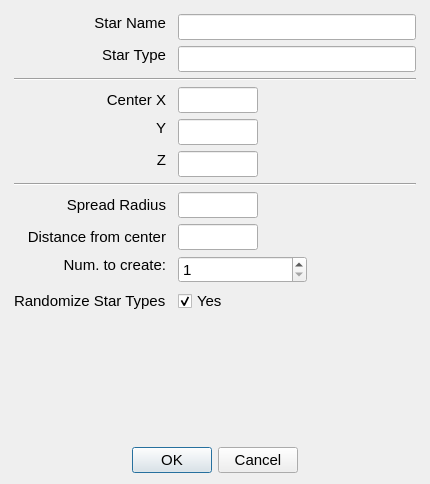
<?xml version="1.0" encoding="UTF-8"?>
<ui version="4.0">
 <class>CreateNewStarDlg</class>
 <widget class="QWidget" name="CreateNewStarDlg">
  <property name="geometry">
   <rect>
    <x>0</x>
    <y>0</y>
    <width>430</width>
    <height>484</height>
   </rect>
  </property>
  <property name="windowTitle">
   <string>Create New Star</string>
  </property>
  <layout class="QVBoxLayout" name="verticalLayout">
   <item>
    <layout class="QGridLayout" name="gridLayout">
     <property name="leftMargin">
      <number>3</number>
     </property>
     <property name="topMargin">
      <number>3</number>
     </property>
     <property name="rightMargin">
      <number>3</number>
     </property>
     <property name="bottomMargin">
      <number>3</number>
     </property>
     <item row="0" column="0">
      <widget class="QLabel" name="label">
       <property name="font">
        <font>
         <pointsize>11</pointsize>
        </font>
       </property>
       <property name="text">
        <string>Star Name</string>
       </property>
       <property name="alignment">
        <set>Qt::AlignRight|Qt::AlignTop|Qt::AlignTrailing</set>
       </property>
       <property name="margin">
        <number>3</number>
       </property>
      </widget>
     </item>
     <item row="1" column="0">
      <widget class="QLabel" name="label_2">
       <property name="font">
        <font>
         <pointsize>11</pointsize>
        </font>
       </property>
       <property name="text">
        <string>Star Type</string>
       </property>
       <property name="alignment">
        <set>Qt::AlignRight|Qt::AlignTop|Qt::AlignTrailing</set>
       </property>
       <property name="margin">
        <number>3</number>
       </property>
      </widget>
     </item>
     <item row="10" column="0">
      <widget class="QLabel" name="label_9">
       <property name="font">
        <font>
         <pointsize>11</pointsize>
        </font>
       </property>
       <property name="text">
        <string>Num. to create:</string>
       </property>
       <property name="alignment">
        <set>Qt::AlignRight|Qt::AlignTop|Qt::AlignTrailing</set>
       </property>
       <property name="margin">
        <number>3</number>
       </property>
      </widget>
     </item>
     <item row="10" column="2">
      <widget class="QSpinBox" name="spinBox">
       <property name="minimumSize">
        <size>
         <width>129</width>
         <height>0</height>
        </size>
       </property>
       <property name="maximumSize">
        <size>
         <width>129</width>
         <height>16777215</height>
        </size>
       </property>
       <property name="font">
        <font>
         <pointsize>11</pointsize>
        </font>
       </property>
       <property name="minimum">
        <number>1</number>
       </property>
       <property name="maximum">
        <number>10000</number>
       </property>
      </widget>
     </item>
     <item row="11" column="0">
      <widget class="QLabel" name="label_10">
       <property name="font">
        <font>
         <pointsize>11</pointsize>
        </font>
       </property>
       <property name="text">
        <string>Randomize Star Types</string>
       </property>
       <property name="margin">
        <number>3</number>
       </property>
      </widget>
     </item>
     <item row="11" column="2">
      <widget class="QCheckBox" name="chkTypes">
       <property name="font">
        <font>
         <pointsize>11</pointsize>
        </font>
       </property>
       <property name="text">
        <string>Yes</string>
       </property>
       <property name="checked">
        <bool>true</bool>
       </property>
      </widget>
     </item>
     <item row="3" column="2">
      <widget class="QLineEdit" name="txtX">
       <property name="maximumSize">
        <size>
         <width>80</width>
         <height>16777215</height>
        </size>
       </property>
       <property name="font">
        <font>
         <pointsize>11</pointsize>
        </font>
       </property>
       <property name="alignment">
        <set>Qt::AlignLeading|Qt::AlignLeft|Qt::AlignTop</set>
       </property>
      </widget>
     </item>
     <item row="3" column="0">
      <widget class="QLabel" name="label_11">
       <property name="font">
        <font>
         <pointsize>11</pointsize>
        </font>
       </property>
       <property name="text">
        <string>Center X</string>
       </property>
       <property name="alignment">
        <set>Qt::AlignRight|Qt::AlignTrailing|Qt::AlignVCenter</set>
       </property>
      </widget>
     </item>
     <item row="8" column="0">
      <widget class="QLabel" name="label_6">
       <property name="font">
        <font>
         <pointsize>11</pointsize>
        </font>
       </property>
       <property name="text">
        <string>Spread Radius</string>
       </property>
       <property name="alignment">
        <set>Qt::AlignRight|Qt::AlignTrailing|Qt::AlignVCenter</set>
       </property>
       <property name="margin">
        <number>3</number>
       </property>
      </widget>
     </item>
     <item row="8" column="2">
      <widget class="QLineEdit" name="txtRadius">
       <property name="maximumSize">
        <size>
         <width>80</width>
         <height>16777215</height>
        </size>
       </property>
       <property name="font">
        <font>
         <pointsize>11</pointsize>
        </font>
       </property>
      </widget>
     </item>
     <item row="4" column="0">
      <widget class="QLabel" name="label_4">
       <property name="font">
        <font>
         <pointsize>11</pointsize>
        </font>
       </property>
       <property name="text">
        <string>Y</string>
       </property>
       <property name="alignment">
        <set>Qt::AlignRight|Qt::AlignTop|Qt::AlignTrailing</set>
       </property>
       <property name="margin">
        <number>3</number>
       </property>
      </widget>
     </item>
     <item row="4" column="2">
      <widget class="QLineEdit" name="txtY">
       <property name="maximumSize">
        <size>
         <width>80</width>
         <height>16777215</height>
        </size>
       </property>
       <property name="font">
        <font>
         <pointsize>11</pointsize>
        </font>
       </property>
       <property name="alignment">
        <set>Qt::AlignLeading|Qt::AlignLeft|Qt::AlignTop</set>
       </property>
      </widget>
     </item>
     <item row="5" column="2">
      <widget class="QLineEdit" name="txtZ">
       <property name="maximumSize">
        <size>
         <width>80</width>
         <height>16777215</height>
        </size>
       </property>
       <property name="font">
        <font>
         <pointsize>11</pointsize>
        </font>
       </property>
       <property name="alignment">
        <set>Qt::AlignLeading|Qt::AlignLeft|Qt::AlignTop</set>
       </property>
      </widget>
     </item>
     <item row="5" column="0">
      <widget class="QLabel" name="label_5">
       <property name="font">
        <font>
         <pointsize>11</pointsize>
        </font>
       </property>
       <property name="text">
        <string>Z</string>
       </property>
       <property name="alignment">
        <set>Qt::AlignRight|Qt::AlignTop|Qt::AlignTrailing</set>
       </property>
       <property name="margin">
        <number>3</number>
       </property>
      </widget>
     </item>
     <item row="0" column="2">
      <widget class="QLineEdit" name="txtStarName">
       <property name="font">
        <font>
         <pointsize>11</pointsize>
        </font>
       </property>
       <property name="alignment">
        <set>Qt::AlignLeading|Qt::AlignLeft|Qt::AlignTop</set>
       </property>
      </widget>
     </item>
     <item row="1" column="2">
      <widget class="QLineEdit" name="txtStarType">
       <property name="font">
        <font>
         <pointsize>11</pointsize>
        </font>
       </property>
       <property name="alignment">
        <set>Qt::AlignLeading|Qt::AlignLeft|Qt::AlignTop</set>
       </property>
      </widget>
     </item>
     <item row="2" column="0" colspan="3">
      <widget class="Line" name="line">
       <property name="font">
        <font>
         <pointsize>11</pointsize>
        </font>
       </property>
       <property name="orientation">
        <enum>Qt::Horizontal</enum>
       </property>
      </widget>
     </item>
     <item row="7" column="0" colspan="3">
      <widget class="Line" name="line_2">
       <property name="font">
        <font>
         <pointsize>11</pointsize>
        </font>
       </property>
       <property name="orientation">
        <enum>Qt::Horizontal</enum>
       </property>
      </widget>
     </item>
     <item row="9" column="0">
      <widget class="QLabel" name="label_3">
       <property name="font">
        <font>
         <pointsize>11</pointsize>
        </font>
       </property>
       <property name="text">
        <string>Distance from center</string>
       </property>
       <property name="alignment">
        <set>Qt::AlignRight|Qt::AlignTrailing|Qt::AlignVCenter</set>
       </property>
       <property name="margin">
        <number>3</number>
       </property>
      </widget>
     </item>
     <item row="9" column="2">
      <widget class="QLineEdit" name="txtDistanceFromCenter">
       <property name="maximumSize">
        <size>
         <width>80</width>
         <height>16777215</height>
        </size>
       </property>
       <property name="font">
        <font>
         <pointsize>11</pointsize>
        </font>
       </property>
      </widget>
     </item>
    </layout>
   </item>
   <item>
    <spacer name="verticalSpacer">
     <property name="font">
      <font>
       <pointsize>11</pointsize>
      </font>
     </property>
     <property name="orientation">
      <enum>Qt::Vertical</enum>
     </property>
     <property name="sizeHint" stdset="0">
      <size>
       <width>20</width>
       <height>22</height>
      </size>
     </property>
    </spacer>
   </item>
   <item>
    <widget class="QDialogButtonBox" name="buttonBox">
     <property name="font">
      <font>
       <pointsize>11</pointsize>
      </font>
     </property>
     <property name="standardButtons">
      <set>QDialogButtonBox::Cancel|QDialogButtonBox::Ok</set>
     </property>
     <property name="centerButtons">
      <bool>true</bool>
     </property>
    </widget>
   </item>
  </layout>
 </widget>
 <tabstops>
  <tabstop>txtStarName</tabstop>
  <tabstop>txtStarType</tabstop>
  <tabstop>txtX</tabstop>
  <tabstop>txtY</tabstop>
  <tabstop>txtZ</tabstop>
  <tabstop>txtRadius</tabstop>
  <tabstop>txtDistanceFromCenter</tabstop>
  <tabstop>spinBox</tabstop>
  <tabstop>chkTypes</tabstop>
  <tabstop>buttonBox</tabstop>
 </tabstops>
 <resources/>
 <connections/>
</ui>
